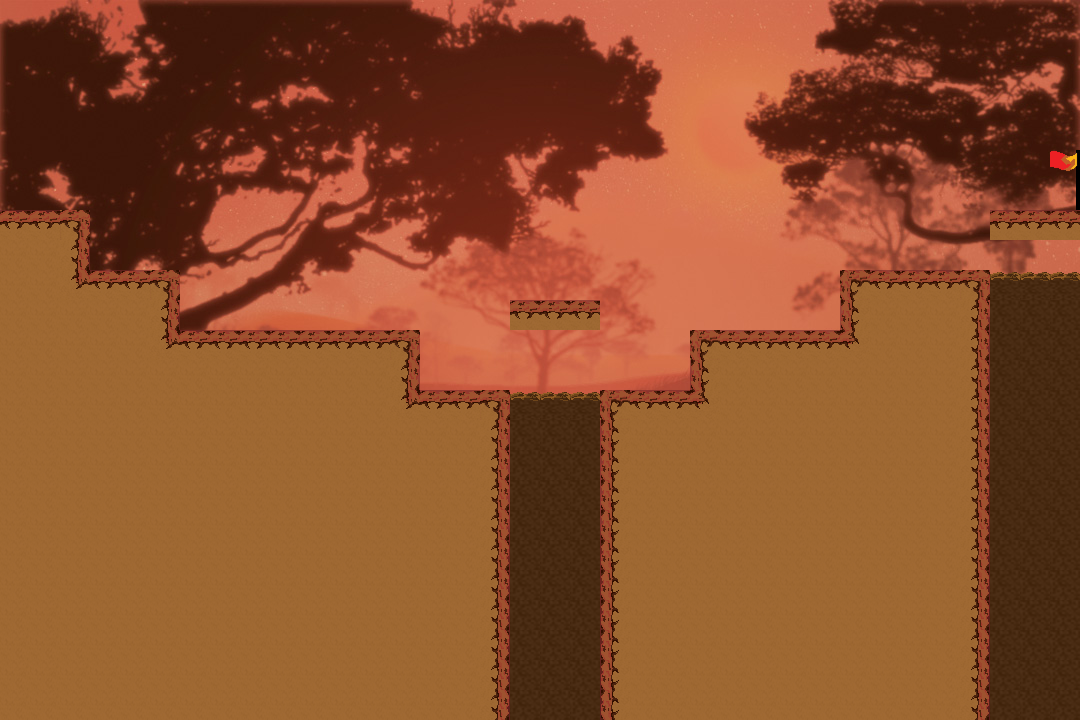

Below is a game level as drawn by its tile map, then a one-line description and the .tmx that defines it (tile-layer data replaced by summaries):
An orthogonal 36x24 tile map with 30x30 px tiles, 2 tile layers (Background, Tile Layer 1), 5 tilesets and 20 objects.

<map version="1.5" tiledversion="1.7.2" orientation="orthogonal" renderorder="right-down" width="36" height="24" tilewidth="30" tileheight="30" infinite="0" nextlayerid="15" nextobjectid="37">
 <editorsettings>
  <export target="level2.lua" format="lua" />
 </editorsettings>
 <tileset firstgid="1" name="beetle" tilewidth="30" tileheight="30" tilecount="864" columns="36">
  <image source="../All background/beetle.jpg" width="1080" height="720" />
 </tileset>
 <tileset firstgid="865" name="mud1" tilewidth="30" tileheight="30" tilecount="1" columns="1">
  <image source="../Tilesets/mud1.png" width="30" height="30" />
 </tileset>
 <tileset firstgid="866" name="mud2" tilewidth="30" tileheight="30" tilecount="1" columns="1">
  <image source="../Tilesets/mud2.png" width="30" height="30" />
 </tileset>
 <tileset firstgid="867" name="BEETLE_TILESET" tilewidth="30" tileheight="30" tilecount="16" columns="4">
  <image source="../Tilesets/BEETLE_TILESET.png" width="120" height="120" />
 </tileset>
 <tileset firstgid="883" name="END_FLAG" tilewidth="30" tileheight="30" tilecount="2" columns="1">
  <image source="../END_FLAG.png" width="30" height="60" />
 </tileset>
 <layer id="3" name="Background" width="36" height="24">
  <data>[864 cells, 864 non-empty, 864 distinct tile ids]</data>
 </layer>
 <layer id="5" name="Tile Layer 1" width="36" height="24">
  <data>[864 cells, 492 non-empty, 12 distinct tile ids]</data>
 </layer>
 <objectgroup id="7" name="respawn_point">
  <object id="1" x="15.7275" y="138.35" width="29" height="31" />
 </objectgroup>
 <objectgroup id="14" name="flower" />
 <objectgroup id="8" name="end_point">
  <object id="2" x="1040.28" y="176.702" width="31" height="31" />
 </objectgroup>
 <objectgroup id="9" name="lizard">
  <object id="32" x="231.107" y="286.618" width="78.1685" height="30.5877" />
  <object id="36" x="712.613" y="283.378" width="80.2332" height="29.6245" />
 </objectgroup>
 <objectgroup id="10" name="frog">
  <object id="5" x="540" y="269" width="29" height="31" />
 </objectgroup>
 <objectgroup id="11" name="bird" />
 <objectgroup id="12" name="water">
  <object id="7" x="509" y="420.588" width="90" height="299.412" />
  <object id="8" x="988" y="301.543" width="92" height="418.457" />
  <object id="29" x="-21.5247" y="-16.9932" width="1134.01" height="15.8603" />
  <object id="30" x="1079.63" y="-1.13288" width="16.9932" height="722.776" />
  <object id="31" x="-18.126" y="1.13288" width="15.8603" height="720.51" />
 </objectgroup>
 <objectgroup id="13" name="walls" />
 <objectgroup id="6" name="Platform">
  <object id="9" x="0" y="389" width="507" height="331" />
  <object id="11" x="599" y="509" width="387" height="211" />
  <object id="12" x="0" y="208" width="90" height="181" />
  <object id="13" x="92" y="271" width="87" height="119" />
  <object id="14" x="179" y="329" width="239" height="60" />
  <object id="17" x="511" y="300" width="89" height="28" />
  <object id="19" x="599" y="389" width="387.855" height="119" />
  <object id="28" x="991.133" y="207.936" width="90" height="30" />
  <object id="34" x="688.771" y="327.104" width="298.714" height="60.4835" />
  <object id="35" x="840.597" y="269.09" width="146.888" height="56.7804" />
 </objectgroup>
</map>
